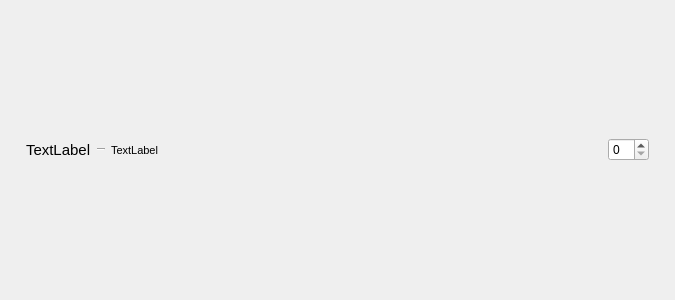
<?xml version="1.0" encoding="UTF-8"?>
<ui version="4.0">
 <class>ItemListWidget</class>
 <widget class="QWidget" name="ItemListWidget">
  <property name="geometry">
   <rect>
    <x>0</x>
    <y>0</y>
    <width>675</width>
    <height>300</height>
   </rect>
  </property>
  <property name="windowTitle">
   <string>Form</string>
  </property>
  <layout class="QHBoxLayout" name="horizontalLayout_2">
   <item>
    <layout class="QHBoxLayout" name="horizontalLayout">
     <item>
      <spacer name="horizontalSpacer_2">
       <property name="orientation">
        <enum>Qt::Orientation::Horizontal</enum>
       </property>
       <property name="sizeType">
        <enum>QSizePolicy::Policy::Fixed</enum>
       </property>
       <property name="sizeHint" stdset="0">
        <size>
         <width>15</width>
         <height>20</height>
        </size>
       </property>
      </spacer>
     </item>
     <item>
      <widget class="QLabel" name="itemName">
       <property name="font">
        <font>
         <pointsize>11</pointsize>
        </font>
       </property>
       <property name="text">
        <string>TextLabel</string>
       </property>
      </widget>
     </item>
     <item>
      <widget class="Line" name="line">
       <property name="minimumSize">
        <size>
         <width>8</width>
         <height>0</height>
        </size>
       </property>
       <property name="maximumSize">
        <size>
         <width>15</width>
         <height>16777215</height>
        </size>
       </property>
       <property name="orientation">
        <enum>Qt::Orientation::Horizontal</enum>
       </property>
      </widget>
     </item>
     <item>
      <widget class="QLabel" name="itemPrice">
       <property name="font">
        <font>
         <pointsize>8</pointsize>
        </font>
       </property>
       <property name="text">
        <string>TextLabel</string>
       </property>
      </widget>
     </item>
     <item>
      <spacer name="horizontalSpacer">
       <property name="orientation">
        <enum>Qt::Orientation::Horizontal</enum>
       </property>
       <property name="sizeHint" stdset="0">
        <size>
         <width>40</width>
         <height>20</height>
        </size>
       </property>
      </spacer>
     </item>
     <item>
      <widget class="QSpinBox" name="itemAmount"/>
     </item>
     <item>
      <spacer name="horizontalSpacer_4">
       <property name="orientation">
        <enum>Qt::Orientation::Horizontal</enum>
       </property>
       <property name="sizeType">
        <enum>QSizePolicy::Policy::Fixed</enum>
       </property>
       <property name="sizeHint" stdset="0">
        <size>
         <width>15</width>
         <height>20</height>
        </size>
       </property>
      </spacer>
     </item>
    </layout>
   </item>
  </layout>
 </widget>
 <resources/>
 <connections/>
</ui>
